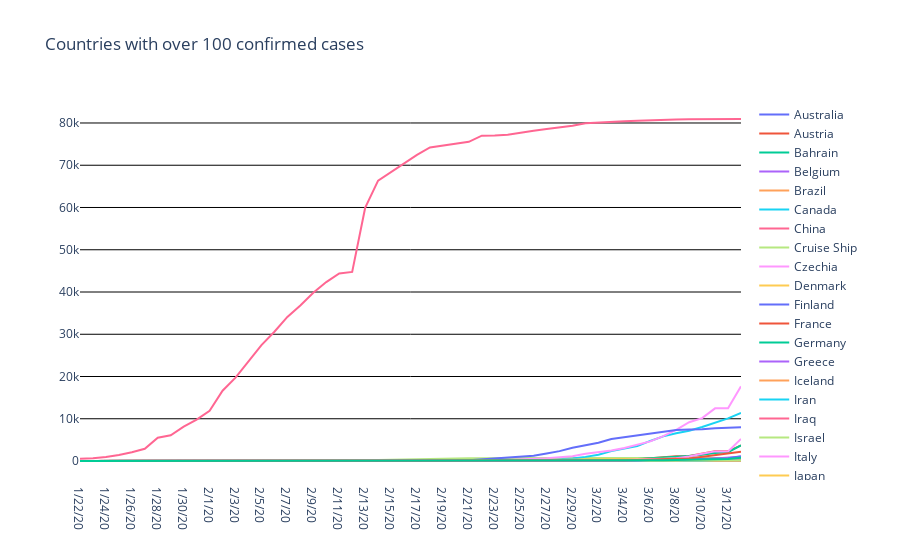

Write notebook code for a chart like this one.
### Code cell
import plotly.graph_objects as go
fig = go.Figure(
    layout=go.Layout(
        title=go.layout.Title(text=f'Countries with over {threshold} confirmed cases'),
        plot_bgcolor='rgb(255,255,255)'
    )
)
fig.update_yaxes(showgrid=True, gridwidth=1, gridcolor='Black')
fig.update_xaxes(showgrid=False)

for column in confirmed_over_threshold:
    fig.add_trace(go.Scatter(
        x=confirmed_over_threshold[column].index, 
        y=confirmed_over_threshold[column].values,
        name=column))
fig.show()

### Figure 1 — Plotly figure (JSON) as saved in the notebook; plotly's stock layout.template omitted (floating-point values rounded to 4 significant figures)
{"data": [{"name": "Australia", "type": "scatter", "x": ["1/22/20", "1/23/20", "1/24/20", "1/25/20", "1/26/20", "1/27/20", "1/28/20", "1/29/20", "1/30/20", "1/31/20", "2/1/20", "2/2/20", "2/3/20", "2/4/20", "2/5/20", "2/6/20", "2/7/20", "2/8/20", "2/9/20", "2/10/20", "2/11/20", "2/12/20", "2/13/20", "2/14/20", "2/15/20", "2/16/20", "2/17/20", "2/18/20", "2/19/20", "2/20/20", "2/21/20", "2/22/20", "2/23/20", "2/24/20", "2/25/20", "2/26/20", "2/27/20", "2/28/20", "2/29/20", "3/1/20", "3/2/20", "3/3/20", "3/4/20", "3/5/20", "3/6/20", "3/7/20", "3/8/20", "3/9/20", "3/10/20", "3/11/20", "3/12/20", "3/13/20"], "y": [0, 0, 0, 0, 4, 5, 5, 6, 9, 9, 12, 12, 12, 13, 13, 14, 15, 15, 15, 15, 15, 15, 15, 15, 15, 15, 15, 15, 15, 15, 19, 22, 22, 22, 22, 22, 23, 23, 25, 27, 30, 39, 52, 55, 60, 63, 76, 91, 107, 128, 128, 200]}, {"name": "Austria", "type": "scatter", "x": ["1/22/20", "1/23/20", "1/24/20", "1/25/20", "1/26/20", "1/27/20", "1/28/20", "1/29/20", "1/30/20", "1/31/20", "2/1/20", "2/2/20", "2/3/20", "2/4/20", "2/5/20", "2/6/20", "2/7/20", "2/8/20", "2/9/20", "2/10/20", "2/11/20", "2/12/20", "2/13/20", "2/14/20", "2/15/20", "2/16/20", "2/17/20", "2/18/20", "2/19/20", "2/20/20", "2/21/20", "2/22/20", "2/23/20", "2/24/20", "2/25/20", "2/26/20", "2/27/20", "2/28/20", "2/29/20", "3/1/20", "3/2/20", "3/3/20", "3/4/20", "3/5/20", "3/6/20", "3/7/20", "3/8/20", "3/9/20", "3/10/20", "3/11/20", "3/12/20", "3/13/20"], "y": [0, 0, 0, 0, 0, 0, 0, 0, 0, 0, 0, 0, 0, 0, 0, 0, 0, 0, 0, 0, 0, 0, 0, 0, 0, 0, 0, 0, 0, 0, 0, 0, 0, 0, 2, 2, 3, 3, 9, 14, 18, 21, 29, 41, 55, 79, 104, 131, 182, 246, 302, 504]}, {"name": "Bahrain", "type": "scatter", "x": ["1/22/20", "1/23/20", "1/24/20", "1/25/20", "1/26/20", "1/27/20", "1/28/20", "1/29/20", "1/30/20", "1/31/20", "2/1/20", "2/2/20", "2/3/20", "2/4/20", "2/5/20", "2/6/20", "2/7/20", "2/8/20", "2/9/20", "2/10/20", "2/11/20", "2/12/20", "2/13/20", "2/14/20", "2/15/20", "2/16/20", "2/17/20", "2/18/20", "2/19/20", "2/20/20", "2/21/20", "2/22/20", "2/23/20", "2/24/20", "2/25/20", "2/26/20", "2/27/20", "2/28/20", "2/29/20", "3/1/20", "3/2/20", "3/3/20", "3/4/20", "3/5/20", "3/6/20", "3/7/20", "3/8/20", "3/9/20", "3/10/20", "3/11/20", "3/12/20", "3/13/20"], "y": [0, 0, 0, 0, 0, 0, 0, 0, 0, 0, 0, 0, 0, 0, 0, 0, 0, 0, 0, 0, 0, 0, 0, 0, 0, 0, 0, 0, 0, 0, 0, 0, 0, 1, 23, 33, 33, 36, 41, 47, 49, 49, 52, 55, 60, 85, 85, 95, 110, 195, 195, 189]}, {"name": "Belgium", "type": "scatter", "x": ["1/22/20", "1/23/20", "1/24/20", "1/25/20", "1/26/20", "1/27/20", "1/28/20", "1/29/20", "1/30/20", "1/31/20", "2/1/20", "2/2/20", "2/3/20", "2/4/20", "2/5/20", "2/6/20", "2/7/20", "2/8/20", "2/9/20", "2/10/20", "2/11/20", "2/12/20", "2/13/20", "2/14/20", "2/15/20", "2/16/20", "2/17/20", "2/18/20", "2/19/20", "2/20/20", "2/21/20", "2/22/20", "2/23/20", "2/24/20", "2/25/20", "2/26/20", "2/27/20", "2/28/20", "2/29/20", "3/1/20", "3/2/20", "3/3/20", "3/4/20", "3/5/20", "3/6/20", "3/7/20", "3/8/20", "3/9/20", "3/10/20", "3/11/20", "3/12/20", "3/13/20"], "y": [0, 0, 0, 0, 0, 0, 0, 0, 0, 0, 0, 0, 0, 1, 1, 1, 1, 1, 1, 1, 1, 1, 1, 1, 1, 1, 1, 1, 1, 1, 1, 1, 1, 1, 1, 1, 1, 1, 1, 2, 8, 13, 23, 50, 109, 169, 200, 239, 267, 314, 314, 559]}, {"name": "Brazil", "type": "scatter", "x": ["1/22/20", "1/23/20", "1/24/20", "1/25/20", "1/26/20", "1/27/20", "1/28/20", "1/29/20", "1/30/20", "1/31/20", "2/1/20", "2/2/20", "2/3/20", "2/4/20", "2/5/20", "2/6/20", "2/7/20", "2/8/20", "2/9/20", "2/10/20", "2/11/20", "2/12/20", "2/13/20", "2/14/20", "2/15/20", "2/16/20", "2/17/20", "2/18/20", "2/19/20", "2/20/20", "2/21/20", "2/22/20", "2/23/20", "2/24/20", "2/25/20", "2/26/20", "2/27/20", "2/28/20", "2/29/20", "3/1/20", "3/2/20", "3/3/20", "3/4/20", "3/5/20", "3/6/20", "3/7/20", "3/8/20", "3/9/20", "3/10/20", "3/11/20", "3/12/20", "3/13/20"], "y": [0, 0, 0, 0, 0, 0, 0, 0, 0, 0, 0, 0, 0, 0, 0, 0, 0, 0, 0, 0, 0, 0, 0, 0, 0, 0, 0, 0, 0, 0, 0, 0, 0, 0, 0, 1, 1, 1, 2, 2, 2, 2, 4, 4, 13, 13, 20, 25, 31, 38, 52, 151]}, {"name": "Canada", "type": "scatter", "x": ["1/22/20", "1/23/20", "1/24/20", "1/25/20", "1/26/20", "1/27/20", "1/28/20", "1/29/20", "1/30/20", "1/31/20", "2/1/20", "2/2/20", "2/3/20", "2/4/20", "2/5/20", "2/6/20", "2/7/20", "2/8/20", "2/9/20", "2/10/20", "2/11/20", "2/12/20", "2/13/20", "2/14/20", "2/15/20", "2/16/20", "2/17/20", "2/18/20", "2/19/20", "2/20/20", "2/21/20", "2/22/20", "2/23/20", "2/24/20", "2/25/20", "2/26/20", "2/27/20", "2/28/20", "2/29/20", "3/1/20", "3/2/20", "3/3/20", "3/4/20", "3/5/20", "3/6/20", "3/7/20", "3/8/20", "3/9/20", "3/10/20", "3/11/20", "3/12/20", "3/13/20"], "y": [0, 0, 0, 0, 1, 1, 2, 2, 2, 4, 4, 4, 4, 4, 5, 5, 7, 7, 7, 7, 7, 7, 7, 7, 7, 7, 8, 8, 8, 8, 9, 9, 9, 10, 11, 11, 13, 14, 20, 24, 27, 30, 33, 37, 49, 54, 64, 77, 79, 108, 117, 193]}, {"name": "China", "type": "scatter", "x": ["1/22/20", "1/23/20", "1/24/20", "1/25/20", "1/26/20", "1/27/20", "1/28/20", "1/29/20", "1/30/20", "1/31/20", "2/1/20", "2/2/20", "2/3/20", "2/4/20", "2/5/20", "2/6/20", "2/7/20", "2/8/20", "2/9/20", "2/10/20", "2/11/20", "2/12/20", "2/13/20", "2/14/20", "2/15/20", "2/16/20", "2/17/20", "2/18/20", "2/19/20", "2/20/20", "2/21/20", "2/22/20", "2/23/20", "2/24/20", "2/25/20", "2/26/20", "2/27/20", "2/28/20", "2/29/20", "3/1/20", "3/2/20", "3/3/20", "3/4/20", "3/5/20", "3/6/20", "3/7/20", "3/8/20", "3/9/20", "3/10/20", "3/11/20", "3/12/20", "3/13/20"], "y": [548, 643, 920, 1406, 2075, 2877, 5509, 6087, 8141, 9802, 11891, 16630, 19716, 23707, 27440, 30587, 34110, 36814, 39829, 42354, 44386, 44759, 59895, 66358, 68413, 70513, 72434, 74211, 74619, 75077, 75550, 77001, 77022, 77241, 77754, 78166, 78600, 78928, 79356, 79932, 80136, 80261, 80386, 80537, 80690, 80770, 80823, 80860, 80887, 80921, 80932, 80945]}, {"name": "Cruise Ship", "type": "scatter", "x": ["1/22/20", "1/23/20", "1/24/20", "1/25/20", "1/26/20", "1/27/20", "1/28/20", "1/29/20", "1/30/20", "1/31/20", "2/1/20", "2/2/20", "2/3/20", "2/4/20", "2/5/20", "2/6/20", "2/7/20", "2/8/20", "2/9/20", "2/10/20", "2/11/20", "2/12/20", "2/13/20", "2/14/20", "2/15/20", "2/16/20", "2/17/20", "2/18/20", "2/19/20", "2/20/20", "2/21/20", "2/22/20", "2/23/20", "2/24/20", "2/25/20", "2/26/20", "2/27/20", "2/28/20", "2/29/20", "3/1/20", "3/2/20", "3/3/20", "3/4/20", "3/5/20", "3/6/20", "3/7/20", "3/8/20", "3/9/20", "3/10/20", "3/11/20", "3/12/20", "3/13/20"], "y": [0, 0, 0, 0, 0, 0, 0, 0, 0, 0, 0, 0, 0, 0, 0, 0, 61, 61, 64, 135, 135, 175, 175, 218, 285, 355, 454, 542, 621, 634, 634, 634, 691, 691, 691, 705, 705, 705, 705, 705, 705, 706, 706, 706, 696, 696, 696, 696, 696, 696, 696, 696]}, {"name": "Czechia", "type": "scatter", "x": ["1/22/20", "1/23/20", "1/24/20", "1/25/20", "1/26/20", "1/27/20", "1/28/20", "1/29/20", "1/30/20", "1/31/20", "2/1/20", "2/2/20", "2/3/20", "2/4/20", "2/5/20", "2/6/20", "2/7/20", "2/8/20", "2/9/20", "2/10/20", "2/11/20", "2/12/20", "2/13/20", "2/14/20", "2/15/20", "2/16/20", "2/17/20", "2/18/20", "2/19/20", "2/20/20", "2/21/20", "2/22/20", "2/23/20", "2/24/20", "2/25/20", "2/26/20", "2/27/20", "2/28/20", "2/29/20", "3/1/20", "3/2/20", "3/3/20", "3/4/20", "3/5/20", "3/6/20", "3/7/20", "3/8/20", "3/9/20", "3/10/20", "3/11/20", "3/12/20", "3/13/20"], "y": [0, 0, 0, 0, 0, 0, 0, 0, 0, 0, 0, 0, 0, 0, 0, 0, 0, 0, 0, 0, 0, 0, 0, 0, 0, 0, 0, 0, 0, 0, 0, 0, 0, 0, 0, 0, 0, 0, 0, 3, 3, 5, 8, 12, 18, 19, 31, 31, 41, 91, 94, 141]}, {"name": "Denmark", "type": "scatter", "x": ["1/22/20", "1/23/20", "1/24/20", "1/25/20", "1/26/20", "1/27/20", "1/28/20", "1/29/20", "1/30/20", "1/31/20", "2/1/20", "2/2/20", "2/3/20", "2/4/20", "2/5/20", "2/6/20", "2/7/20", "2/8/20", "2/9/20", "2/10/20", "2/11/20", "2/12/20", "2/13/20", "2/14/20", "2/15/20", "2/16/20", "2/17/20", "2/18/20", "2/19/20", "2/20/20", "2/21/20", "2/22/20", "2/23/20", "2/24/20", "2/25/20", "2/26/20", "2/27/20", "2/28/20", "2/29/20", "3/1/20", "3/2/20", "3/3/20", "3/4/20", "3/5/20", "3/6/20", "3/7/20", "3/8/20", "3/9/20", "3/10/20", "3/11/20", "3/12/20", "3/13/20"], "y": [0, 0, 0, 0, 0, 0, 0, 0, 0, 0, 0, 0, 0, 0, 0, 0, 0, 0, 0, 0, 0, 0, 0, 0, 0, 0, 0, 0, 0, 0, 0, 0, 0, 0, 0, 0, 1, 1, 3, 4, 4, 6, 11, 11, 24, 24, 37, 92, 264, 444, 617, 804]}, {"name": "Finland", "type": "scatter", "x": ["1/22/20", "1/23/20", "1/24/20", "1/25/20", "1/26/20", "1/27/20", "1/28/20", "1/29/20", "1/30/20", "1/31/20", "2/1/20", "2/2/20", "2/3/20", "2/4/20", "2/5/20", "2/6/20", "2/7/20", "2/8/20", "2/9/20", "2/10/20", "2/11/20", "2/12/20", "2/13/20", "2/14/20", "2/15/20", "2/16/20", "2/17/20", "2/18/20", "2/19/20", "2/20/20", "2/21/20", "2/22/20", "2/23/20", "2/24/20", "2/25/20", "2/26/20", "2/27/20", "2/28/20", "2/29/20", "3/1/20", "3/2/20", "3/3/20", "3/4/20", "3/5/20", "3/6/20", "3/7/20", "3/8/20", "3/9/20", "3/10/20", "3/11/20", "3/12/20", "3/13/20"], "y": [0, 0, 0, 0, 0, 0, 0, 1, 1, 1, 1, 1, 1, 1, 1, 1, 1, 1, 1, 1, 1, 1, 1, 1, 1, 1, 1, 1, 1, 1, 1, 1, 1, 1, 1, 2, 2, 2, 3, 6, 6, 6, 6, 12, 15, 15, 23, 30, 40, 59, 59, 155]}, {"name": "France", "type": "scatter", "x": ["1/22/20", "1/23/20", "1/24/20", "1/25/20", "1/26/20", "1/27/20", "1/28/20", "1/29/20", "1/30/20", "1/31/20", "2/1/20", "2/2/20", "2/3/20", "2/4/20", "2/5/20", "2/6/20", "2/7/20", "2/8/20", "2/9/20", "2/10/20", "2/11/20", "2/12/20", "2/13/20", "2/14/20", "2/15/20", "2/16/20", "2/17/20", "2/18/20", "2/19/20", "2/20/20", "2/21/20", "2/22/20", "2/23/20", "2/24/20", "2/25/20", "2/26/20", "2/27/20", "2/28/20", "2/29/20", "3/1/20", "3/2/20", "3/3/20", "3/4/20", "3/5/20", "3/6/20", "3/7/20", "3/8/20", "3/9/20", "3/10/20", "3/11/20", "3/12/20", "3/13/20"], "y": [0, 0, 2, 3, 3, 3, 4, 5, 5, 5, 6, 6, 6, 6, 6, 6, 6, 11, 11, 11, 11, 11, 11, 11, 12, 12, 12, 12, 12, 12, 12, 12, 12, 12, 14, 18, 38, 57, 100, 130, 191, 204, 288, 380, 656, 952, 1129, 1212, 1787, 2284, 2284, 3667]}, {"name": "Germany", "type": "scatter", "x": ["1/22/20", "1/23/20", "1/24/20", "1/25/20", "1/26/20", "1/27/20", "1/28/20", "1/29/20", "1/30/20", "1/31/20", "2/1/20", "2/2/20", "2/3/20", "2/4/20", "2/5/20", "2/6/20", "2/7/20", "2/8/20", "2/9/20", "2/10/20", "2/11/20", "2/12/20", "2/13/20", "2/14/20", "2/15/20", "2/16/20", "2/17/20", "2/18/20", "2/19/20", "2/20/20", "2/21/20", "2/22/20", "2/23/20", "2/24/20", "2/25/20", "2/26/20", "2/27/20", "2/28/20", "2/29/20", "3/1/20", "3/2/20", "3/3/20", "3/4/20", "3/5/20", "3/6/20", "3/7/20", "3/8/20", "3/9/20", "3/10/20", "3/11/20", "3/12/20", "3/13/20"], "y": [0, 0, 0, 0, 0, 1, 4, 4, 4, 5, 8, 10, 12, 12, 12, 12, 13, 13, 14, 14, 16, 16, 16, 16, 16, 16, 16, 16, 16, 16, 16, 16, 16, 16, 17, 27, 46, 48, 79, 130, 159, 196, 262, 482, 670, 799, 1040, 1176, 1457, 1908, 2078, 3675]}, {"name": "Greece", "type": "scatter", "x": ["1/22/20", "1/23/20", "1/24/20", "1/25/20", "1/26/20", "1/27/20", "1/28/20", "1/29/20", "1/30/20", "1/31/20", "2/1/20", "2/2/20", "2/3/20", "2/4/20", "2/5/20", "2/6/20", "2/7/20", "2/8/20", "2/9/20", "2/10/20", "2/11/20", "2/12/20", "2/13/20", "2/14/20", "2/15/20", "2/16/20", "2/17/20", "2/18/20", "2/19/20", "2/20/20", "2/21/20", "2/22/20", "2/23/20", "2/24/20", "2/25/20", "2/26/20", "2/27/20", "2/28/20", "2/29/20", "3/1/20", "3/2/20", "3/3/20", "3/4/20", "3/5/20", "3/6/20", "3/7/20", "3/8/20", "3/9/20", "3/10/20", "3/11/20", "3/12/20", "3/13/20"], "y": [0, 0, 0, 0, 0, 0, 0, 0, 0, 0, 0, 0, 0, 0, 0, 0, 0, 0, 0, 0, 0, 0, 0, 0, 0, 0, 0, 0, 0, 0, 0, 0, 0, 0, 0, 1, 3, 4, 4, 7, 7, 7, 9, 31, 45, 46, 73, 73, 89, 99, 99, 190]}, {"name": "Iceland", "type": "scatter", "x": ["1/22/20", "1/23/20", "1/24/20", "1/25/20", "1/26/20", "1/27/20", "1/28/20", "1/29/20", "1/30/20", "1/31/20", "2/1/20", "2/2/20", "2/3/20", "2/4/20", "2/5/20", "2/6/20", "2/7/20", "2/8/20", "2/9/20", "2/10/20", "2/11/20", "2/12/20", "2/13/20", "2/14/20", "2/15/20", "2/16/20", "2/17/20", "2/18/20", "2/19/20", "2/20/20", "2/21/20", "2/22/20", "2/23/20", "2/24/20", "2/25/20", "2/26/20", "2/27/20", "2/28/20", "2/29/20", "3/1/20", "3/2/20", "3/3/20", "3/4/20", "3/5/20", "3/6/20", "3/7/20", "3/8/20", "3/9/20", "3/10/20", "3/11/20", "3/12/20", "3/13/20"], "y": [0, 0, 0, 0, 0, 0, 0, 0, 0, 0, 0, 0, 0, 0, 0, 0, 0, 0, 0, 0, 0, 0, 0, 0, 0, 0, 0, 0, 0, 0, 0, 0, 0, 0, 0, 0, 0, 1, 1, 3, 6, 11, 26, 34, 43, 50, 50, 58, 69, 85, 103, 134]}, {"name": "Iran", "type": "scatter", "x": ["1/22/20", "1/23/20", "1/24/20", "1/25/20", "1/26/20", "1/27/20", "1/28/20", "1/29/20", "1/30/20", "1/31/20", "2/1/20", "2/2/20", "2/3/20", "2/4/20", "2/5/20", "2/6/20", "2/7/20", "2/8/20", "2/9/20", "2/10/20", "2/11/20", "2/12/20", "2/13/20", "2/14/20", "2/15/20", "2/16/20", "2/17/20", "2/18/20", "2/19/20", "2/20/20", "2/21/20", "2/22/20", "2/23/20", "2/24/20", "2/25/20", "2/26/20", "2/27/20", "2/28/20", "2/29/20", "3/1/20", "3/2/20", "3/3/20", "3/4/20", "3/5/20", "3/6/20", "3/7/20", "3/8/20", "3/9/20", "3/10/20", "3/11/20", "3/12/20", "3/13/20"], "y": [0, 0, 0, 0, 0, 0, 0, 0, 0, 0, 0, 0, 0, 0, 0, 0, 0, 0, 0, 0, 0, 0, 0, 0, 0, 0, 0, 0, 2, 5, 18, 28, 43, 61, 95, 139, 245, 388, 593, 978, 1501, 2336, 2922, 3513, 4747, 5823, 6566, 7161, 8042, 9000, 10075, 11364]}, {"name": "Iraq", "type": "scatter", "x": ["1/22/20", "1/23/20", "1/24/20", "1/25/20", "1/26/20", "1/27/20", "1/28/20", "1/29/20", "1/30/20", "1/31/20", "2/1/20", "2/2/20", "2/3/20", "2/4/20", "2/5/20", "2/6/20", "2/7/20", "2/8/20", "2/9/20", "2/10/20", "2/11/20", "2/12/20", "2/13/20", "2/14/20", "2/15/20", "2/16/20", "2/17/20", "2/18/20", "2/19/20", "2/20/20", "2/21/20", "2/22/20", "2/23/20", "2/24/20", "2/25/20", "2/26/20", "2/27/20", "2/28/20", "2/29/20", "3/1/20", "3/2/20", "3/3/20", "3/4/20", "3/5/20", "3/6/20", "3/7/20", "3/8/20", "3/9/20", "3/10/20", "3/11/20", "3/12/20", "3/13/20"], "y": [0, 0, 0, 0, 0, 0, 0, 0, 0, 0, 0, 0, 0, 0, 0, 0, 0, 0, 0, 0, 0, 0, 0, 0, 0, 0, 0, 0, 0, 0, 0, 0, 0, 1, 1, 5, 7, 7, 13, 19, 26, 32, 35, 35, 40, 54, 60, 60, 71, 71, 71, 101]}, {"name": "Israel", "type": "scatter", "x": ["1/22/20", "1/23/20", "1/24/20", "1/25/20", "1/26/20", "1/27/20", "1/28/20", "1/29/20", "1/30/20", "1/31/20", "2/1/20", "2/2/20", "2/3/20", "2/4/20", "2/5/20", "2/6/20", "2/7/20", "2/8/20", "2/9/20", "2/10/20", "2/11/20", "2/12/20", "2/13/20", "2/14/20", "2/15/20", "2/16/20", "2/17/20", "2/18/20", "2/19/20", "2/20/20", "2/21/20", "2/22/20", "2/23/20", "2/24/20", "2/25/20", "2/26/20", "2/27/20", "2/28/20", "2/29/20", "3/1/20", "3/2/20", "3/3/20", "3/4/20", "3/5/20", "3/6/20", "3/7/20", "3/8/20", "3/9/20", "3/10/20", "3/11/20", "3/12/20", "3/13/20"], "y": [0, 0, 0, 0, 0, 0, 0, 0, 0, 0, 0, 0, 0, 0, 0, 0, 0, 0, 0, 0, 0, 0, 0, 0, 0, 0, 0, 0, 0, 0, 1, 1, 1, 1, 1, 2, 3, 4, 7, 10, 10, 12, 15, 20, 37, 43, 61, 61, 83, 109, 131, 161]}, {"name": "Italy", "type": "scatter", "x": ["1/22/20", "1/23/20", "1/24/20", "1/25/20", "1/26/20", "1/27/20", "1/28/20", "1/29/20", "1/30/20", "1/31/20", "2/1/20", "2/2/20", "2/3/20", "2/4/20", "2/5/20", "2/6/20", "2/7/20", "2/8/20", "2/9/20", "2/10/20", "2/11/20", "2/12/20", "2/13/20", "2/14/20", "2/15/20", "2/16/20", "2/17/20", "2/18/20", "2/19/20", "2/20/20", "2/21/20", "2/22/20", "2/23/20", "2/24/20", "2/25/20", "2/26/20", "2/27/20", "2/28/20", "2/29/20", "3/1/20", "3/2/20", "3/3/20", "3/4/20", "3/5/20", "3/6/20", "3/7/20", "3/8/20", "3/9/20", "3/10/20", "3/11/20", "3/12/20", "3/13/20"], "y": [0, 0, 0, 0, 0, 0, 0, 0, 0, 2, 2, 2, 2, 2, 2, 2, 3, 3, 3, 3, 3, 3, 3, 3, 3, 3, 3, 3, 3, 3, 20, 62, 155, 229, 322, 453, 655, 888, 1128, 1694, 2036, 2502, 3089, 3858, 4636, 5883, 7375, 9172, 10149, 12462, 12462, 17660]}, {"name": "Japan", "type": "scatter", "x": ["1/22/20", "1/23/20", "1/24/20", "1/25/20", "1/26/20", "1/27/20", "1/28/20", "1/29/20", "1/30/20", "1/31/20", "2/1/20", "2/2/20", "2/3/20", "2/4/20", "2/5/20", "2/6/20", "2/7/20", "2/8/20", "2/9/20", "2/10/20", "2/11/20", "2/12/20", "2/13/20", "2/14/20", "2/15/20", "2/16/20", "2/17/20", "2/18/20", "2/19/20", "2/20/20", "2/21/20", "2/22/20", "2/23/20", "2/24/20", "2/25/20", "2/26/20", "2/27/20", "2/28/20", "2/29/20", "3/1/20", "3/2/20", "3/3/20", "3/4/20", "3/5/20", "3/6/20", "3/7/20", "3/8/20", "3/9/20", "3/10/20", "3/11/20", "3/12/20", "3/13/20"], "y": [2, 1, 2, 2, 4, 4, 7, 7, 11, 15, 20, 20, 20, 22, 22, 45, 25, 25, 26, 26, 26, 28, 28, 29, 43, 59, 66, 74, 84, 94, 105, 122, 147, 159, 170, 189, 214, 228, 241, 256, 274, 293, 331, 360, 420, 461, 502, 511, 581, 639, 639, 701]}, {"name": "Korea, South", "type": "scatter", "x": ["1/22/20", "1/23/20", "1/24/20", "1/25/20", "1/26/20", "1/27/20", "1/28/20", "1/29/20", "1/30/20", "1/31/20", "2/1/20", "2/2/20", "2/3/20", "2/4/20", "2/5/20", "2/6/20", "2/7/20", "2/8/20", "2/9/20", "2/10/20", "2/11/20", "2/12/20", "2/13/20", "2/14/20", "2/15/20", "2/16/20", "2/17/20", "2/18/20", "2/19/20", "2/20/20", "2/21/20", "2/22/20", "2/23/20", "2/24/20", "2/25/20", "2/26/20", "2/27/20", "2/28/20", "2/29/20", "3/1/20", "3/2/20", "3/3/20", "3/4/20", "3/5/20", "3/6/20", "3/7/20", "3/8/20", "3/9/20", "3/10/20", "3/11/20", "3/12/20", "3/13/20"], "y": [1, 1, 2, 2, 3, 4, 4, 4, 4, 11, 12, 15, 15, 16, 19, 23, 24, 24, 25, 27, 28, 28, 28, 28, 28, 29, 30, 31, 31, 104, 204, 433, 602, 833, 977, 1261, 1766, 2337, 3150, 3736, 4335, 5186, 5621, 6088, 6593, 7041, 7314, 7478, 7513, 7755, 7869, 7979]}, {"name": "Malaysia", "type": "scatter", "x": ["1/22/20", "1/23/20", "1/24/20", "1/25/20", "1/26/20", "1/27/20", "1/28/20", "1/29/20", "1/30/20", "1/31/20", "2/1/20", "2/2/20", "2/3/20", "2/4/20", "2/5/20", "2/6/20", "2/7/20", "2/8/20", "2/9/20", "2/10/20", "2/11/20", "2/12/20", "2/13/20", "2/14/20", "2/15/20", "2/16/20", "2/17/20", "2/18/20", "2/19/20", "2/20/20", "2/21/20", "2/22/20", "2/23/20", "2/24/20", "2/25/20", "2/26/20", "2/27/20", "2/28/20", "2/29/20", "3/1/20", "3/2/20", "3/3/20", "3/4/20", "3/5/20", "3/6/20", "3/7/20", "3/8/20", "3/9/20", "3/10/20", "3/11/20", "3/12/20", "3/13/20"], "y": [0, 0, 0, 3, 4, 4, 4, 7, 8, 8, 8, 8, 8, 10, 12, 12, 12, 16, 16, 18, 18, 18, 19, 19, 22, 22, 22, 22, 22, 22, 22, 22, 22, 22, 22, 22, 23, 23, 25, 29, 29, 36, 50, 50, 83, 93, 99, 117, 129, 149, 149, 197]}, {"name": "Netherlands", "type": "scatter", "x": ["1/22/20", "1/23/20", "1/24/20", "1/25/20", "1/26/20", "1/27/20", "1/28/20", "1/29/20", "1/30/20", "1/31/20", "2/1/20", "2/2/20", "2/3/20", "2/4/20", "2/5/20", "2/6/20", "2/7/20", "2/8/20", "2/9/20", "2/10/20", "2/11/20", "2/12/20", "2/13/20", "2/14/20", "2/15/20", "2/16/20", "2/17/20", "2/18/20", "2/19/20", "2/20/20", "2/21/20", "2/22/20", "2/23/20", "2/24/20", "2/25/20", "2/26/20", "2/27/20", "2/28/20", "2/29/20", "3/1/20", "3/2/20", "3/3/20", "3/4/20", "3/5/20", "3/6/20", "3/7/20", "3/8/20", "3/9/20", "3/10/20", "3/11/20", "3/12/20", "3/13/20"], "y": [0, 0, 0, 0, 0, 0, 0, 0, 0, 0, 0, 0, 0, 0, 0, 0, 0, 0, 0, 0, 0, 0, 0, 0, 0, 0, 0, 0, 0, 0, 0, 0, 0, 0, 0, 0, 1, 1, 6, 10, 18, 24, 38, 82, 128, 188, 265, 321, 382, 503, 503, 804]}, {"name": "Norway", "type": "scatter", "x": ["1/22/20", "1/23/20", "1/24/20", "1/25/20", "1/26/20", "1/27/20", "1/28/20", "1/29/20", "1/30/20", "1/31/20", "2/1/20", "2/2/20", "2/3/20", "2/4/20", "2/5/20", "2/6/20", "2/7/20", "2/8/20", "2/9/20", "2/10/20", "2/11/20", "2/12/20", "2/13/20", "2/14/20", "2/15/20", "2/16/20", "2/17/20", "2/18/20", "2/19/20", "2/20/20", "2/21/20", "2/22/20", "2/23/20", "2/24/20", "2/25/20", "2/26/20", "2/27/20", "2/28/20", "2/29/20", "3/1/20", "3/2/20", "3/3/20", "3/4/20", "3/5/20", "3/6/20", "3/7/20", "3/8/20", "3/9/20", "3/10/20", "3/11/20", "3/12/20", "3/13/20"], "y": [0, 0, 0, 0, 0, 0, 0, 0, 0, 0, 0, 0, 0, 0, 0, 0, 0, 0, 0, 0, 0, 0, 0, 0, 0, 0, 0, 0, 0, 0, 0, 0, 0, 0, 0, 1, 1, 6, 15, 19, 25, 32, 56, 87, 108, 147, 176, 205, 400, 598, 702, 996]}, {"name": "Portugal", "type": "scatter", "x": ["1/22/20", "1/23/20", "1/24/20", "1/25/20", "1/26/20", "1/27/20", "1/28/20", "1/29/20", "1/30/20", "1/31/20", "2/1/20", "2/2/20", "2/3/20", "2/4/20", "2/5/20", "2/6/20", "2/7/20", "2/8/20", "2/9/20", "2/10/20", "2/11/20", "2/12/20", "2/13/20", "2/14/20", "2/15/20", "2/16/20", "2/17/20", "2/18/20", "2/19/20", "2/20/20", "2/21/20", "2/22/20", "2/23/20", "2/24/20", "2/25/20", "2/26/20", "2/27/20", "2/28/20", "2/29/20", "3/1/20", "3/2/20", "3/3/20", "3/4/20", "3/5/20", "3/6/20", "3/7/20", "3/8/20", "3/9/20", "3/10/20", "3/11/20", "3/12/20", "3/13/20"], "y": [0, 0, 0, 0, 0, 0, 0, 0, 0, 0, 0, 0, 0, 0, 0, 0, 0, 0, 0, 0, 0, 0, 0, 0, 0, 0, 0, 0, 0, 0, 0, 0, 0, 0, 0, 0, 0, 0, 0, 0, 2, 2, 5, 8, 13, 20, 30, 30, 41, 59, 59, 112]}, {"name": "Qatar", "type": "scatter", "x": ["1/22/20", "1/23/20", "1/24/20", "1/25/20", "1/26/20", "1/27/20", "1/28/20", "1/29/20", "1/30/20", "1/31/20", "2/1/20", "2/2/20", "2/3/20", "2/4/20", "2/5/20", "2/6/20", "2/7/20", "2/8/20", "2/9/20", "2/10/20", "2/11/20", "2/12/20", "2/13/20", "2/14/20", "2/15/20", "2/16/20", "2/17/20", "2/18/20", "2/19/20", "2/20/20", "2/21/20", "2/22/20", "2/23/20", "2/24/20", "2/25/20", "2/26/20", "2/27/20", "2/28/20", "2/29/20", "3/1/20", "3/2/20", "3/3/20", "3/4/20", "3/5/20", "3/6/20", "3/7/20", "3/8/20", "3/9/20", "3/10/20", "3/11/20", "3/12/20", "3/13/20"], "y": [0, 0, 0, 0, 0, 0, 0, 0, 0, 0, 0, 0, 0, 0, 0, 0, 0, 0, 0, 0, 0, 0, 0, 0, 0, 0, 0, 0, 0, 0, 0, 0, 0, 0, 0, 0, 0, 0, 1, 3, 3, 7, 8, 8, 8, 8, 15, 18, 24, 262, 262, 320]}, {"name": "Singapore", "type": "scatter", "x": ["1/22/20", "1/23/20", "1/24/20", "1/25/20", "1/26/20", "1/27/20", "1/28/20", "1/29/20", "1/30/20", "1/31/20", "2/1/20", "2/2/20", "2/3/20", "2/4/20", "2/5/20", "2/6/20", "2/7/20", "2/8/20", "2/9/20", "2/10/20", "2/11/20", "2/12/20", "2/13/20", "2/14/20", "2/15/20", "2/16/20", "2/17/20", "2/18/20", "2/19/20", "2/20/20", "2/21/20", "2/22/20", "2/23/20", "2/24/20", "2/25/20", "2/26/20", "2/27/20", "2/28/20", "2/29/20", "3/1/20", "3/2/20", "3/3/20", "3/4/20", "3/5/20", "3/6/20", "3/7/20", "3/8/20", "3/9/20", "3/10/20", "3/11/20", "3/12/20", "3/13/20"], "y": [0, 1, 3, 3, 4, 5, 7, 7, 10, 13, 16, 18, 18, 24, 28, 28, 30, 33, 40, 45, 47, 50, 58, 67, 72, 75, 77, 81, 84, 84, 85, 85, 89, 89, 91, 93, 93, 93, 102, 106, 108, 110, 110, 117, 130, 138, 150, 150, 160, 178, 178, 200]}, {"name": "Slovenia", "type": "scatter", "x": ["1/22/20", "1/23/20", "1/24/20", "1/25/20", "1/26/20", "1/27/20", "1/28/20", "1/29/20", "1/30/20", "1/31/20", "2/1/20", "2/2/20", "2/3/20", "2/4/20", "2/5/20", "2/6/20", "2/7/20", "2/8/20", "2/9/20", "2/10/20", "2/11/20", "2/12/20", "2/13/20", "2/14/20", "2/15/20", "2/16/20", "2/17/20", "2/18/20", "2/19/20", "2/20/20", "2/21/20", "2/22/20", "2/23/20", "2/24/20", "2/25/20", "2/26/20", "2/27/20", "2/28/20", "2/29/20", "3/1/20", "3/2/20", "3/3/20", "3/4/20", "3/5/20", "3/6/20", "3/7/20", "3/8/20", "3/9/20", "3/10/20", "3/11/20", "3/12/20", "3/13/20"], "y": [0, 0, 0, 0, 0, 0, 0, 0, 0, 0, 0, 0, 0, 0, 0, 0, 0, 0, 0, 0, 0, 0, 0, 0, 0, 0, 0, 0, 0, 0, 0, 0, 0, 0, 0, 0, 0, 0, 0, 0, 0, 0, 0, 2, 7, 7, 16, 16, 31, 57, 89, 141]}, {"name": "Spain", "type": "scatter", "x": ["1/22/20", "1/23/20", "1/24/20", "1/25/20", "1/26/20", "1/27/20", "1/28/20", "1/29/20", "1/30/20", "1/31/20", "2/1/20", "2/2/20", "2/3/20", "2/4/20", "2/5/20", "2/6/20", "2/7/20", "2/8/20", "2/9/20", "2/10/20", "2/11/20", "2/12/20", "2/13/20", "2/14/20", "2/15/20", "2/16/20", "2/17/20", "2/18/20", "2/19/20", "2/20/20", "2/21/20", "2/22/20", "2/23/20", "2/24/20", "2/25/20", "2/26/20", "2/27/20", "2/28/20", "2/29/20", "3/1/20", "3/2/20", "3/3/20", "3/4/20", "3/5/20", "3/6/20", "3/7/20", "3/8/20", "3/9/20", "3/10/20", "3/11/20", "3/12/20", "3/13/20"], "y": [0, 0, 0, 0, 0, 0, 0, 0, 0, 0, 1, 1, 1, 1, 1, 1, 1, 1, 2, 2, 2, 2, 2, 2, 2, 2, 2, 2, 2, 2, 2, 2, 2, 2, 6, 13, 15, 32, 45, 84, 120, 165, 222, 259, 400, 500, 673, 1073, 1695, 2277, 2277, 5232]}, {"name": "Sweden", "type": "scatter", "x": ["1/22/20", "1/23/20", "1/24/20", "1/25/20", "1/26/20", "1/27/20", "1/28/20", "1/29/20", "1/30/20", "1/31/20", "2/1/20", "2/2/20", "2/3/20", "2/4/20", "2/5/20", "2/6/20", "2/7/20", "2/8/20", "2/9/20", "2/10/20", "2/11/20", "2/12/20", "2/13/20", "2/14/20", "2/15/20", "2/16/20", "2/17/20", "2/18/20", "2/19/20", "2/20/20", "2/21/20", "2/22/20", "2/23/20", "2/24/20", "2/25/20", "2/26/20", "2/27/20", "2/28/20", "2/29/20", "3/1/20", "3/2/20", "3/3/20", "3/4/20", "3/5/20", "3/6/20", "3/7/20", "3/8/20", "3/9/20", "3/10/20", "3/11/20", "3/12/20", "3/13/20"], "y": [0, 0, 0, 0, 0, 0, 0, 0, 0, 1, 1, 1, 1, 1, 1, 1, 1, 1, 1, 1, 1, 1, 1, 1, 1, 1, 1, 1, 1, 1, 1, 1, 1, 1, 1, 2, 7, 7, 12, 14, 15, 21, 35, 94, 101, 161, 203, 248, 355, 500, 599, 814]}, {"name": "Switzerland", "type": "scatter", "x": ["1/22/20", "1/23/20", "1/24/20", "1/25/20", "1/26/20", "1/27/20", "1/28/20", "1/29/20", "1/30/20", "1/31/20", "2/1/20", "2/2/20", "2/3/20", "2/4/20", "2/5/20", "2/6/20", "2/7/20", "2/8/20", "2/9/20", "2/10/20", "2/11/20", "2/12/20", "2/13/20", "2/14/20", "2/15/20", "2/16/20", "2/17/20", "2/18/20", "2/19/20", "2/20/20", "2/21/20", "2/22/20", "2/23/20", "2/24/20", "2/25/20", "2/26/20", "2/27/20", "2/28/20", "2/29/20", "3/1/20", "3/2/20", "3/3/20", "3/4/20", "3/5/20", "3/6/20", "3/7/20", "3/8/20", "3/9/20", "3/10/20", "3/11/20", "3/12/20", "3/13/20"], "y": [0, 0, 0, 0, 0, 0, 0, 0, 0, 0, 0, 0, 0, 0, 0, 0, 0, 0, 0, 0, 0, 0, 0, 0, 0, 0, 0, 0, 0, 0, 0, 0, 0, 0, 1, 1, 8, 8, 18, 27, 42, 56, 90, 114, 214, 268, 337, 374, 491, 652, 652, 1139]}, {"name": "US", "type": "scatter", "x": ["1/22/20", "1/23/20", "1/24/20", "1/25/20", "1/26/20", "1/27/20", "1/28/20", "1/29/20", "1/30/20", "1/31/20", "2/1/20", "2/2/20", "2/3/20", "2/4/20", "2/5/20", "2/6/20", "2/7/20", "2/8/20", "2/9/20", "2/10/20", "2/11/20", "2/12/20", "2/13/20", "2/14/20", "2/15/20", "2/16/20", "2/17/20", "2/18/20", "2/19/20", "2/20/20", "2/21/20", "2/22/20", "2/23/20", "2/24/20", "2/25/20", "2/26/20", "2/27/20", "2/28/20", "2/29/20", "3/1/20", "3/2/20", "3/3/20", "3/4/20", "3/5/20", "3/6/20", "3/7/20", "3/8/20", "3/9/20", "3/10/20", "3/11/20", "3/12/20", "3/13/20"], "y": [1, 1, 2, 2, 5, 5, 5, 5, 5, 7, 8, 8, 11, 11, 11, 11, 11, 11, 11, 11, 12, 12, 13, 13, 13, 13, 13, 13, 13, 13, 15, 15, 15, 51, 51, 57, 58, 60, 68, 74, 98, 118, 149, 217, 262, 402, 518, 583, 959, 1281, 1663, 2179]}, {"name": "United Kingdom", "type": "scatter", "x": ["1/22/20", "1/23/20", "1/24/20", "1/25/20", "1/26/20", "1/27/20", "1/28/20", "1/29/20", "1/30/20", "1/31/20", "2/1/20", "2/2/20", "2/3/20", "2/4/20", "2/5/20", "2/6/20", "2/7/20", "2/8/20", "2/9/20", "2/10/20", "2/11/20", "2/12/20", "2/13/20", "2/14/20", "2/15/20", "2/16/20", "2/17/20", "2/18/20", "2/19/20", "2/20/20", "2/21/20", "2/22/20", "2/23/20", "2/24/20", "2/25/20", "2/26/20", "2/27/20", "2/28/20", "2/29/20", "3/1/20", "3/2/20", "3/3/20", "3/4/20", "3/5/20", "3/6/20", "3/7/20", "3/8/20", "3/9/20", "3/10/20", "3/11/20", "3/12/20", "3/13/20"], "y": [0, 0, 0, 0, 0, 0, 0, 0, 0, 2, 2, 2, 2, 2, 2, 2, 3, 3, 3, 8, 8, 9, 9, 9, 9, 9, 9, 9, 9, 9, 9, 9, 9, 13, 13, 13, 15, 20, 23, 36, 40, 51, 86, 116, 164, 207, 274, 322, 384, 459, 459, 801]}], "layout": {"autosize": true, "plot_bgcolor": "rgb(255,255,255)", "title": {"text": "Countries with over 100 confirmed cases"}, "xaxis": {"autorange": true, "range": [0, 51], "showgrid": false, "type": "category"}, "yaxis": {"autorange": true, "gridcolor": "Black", "gridwidth": 1, "range": [-4497.0, 85440.0], "showgrid": true, "type": "linear"}}}
